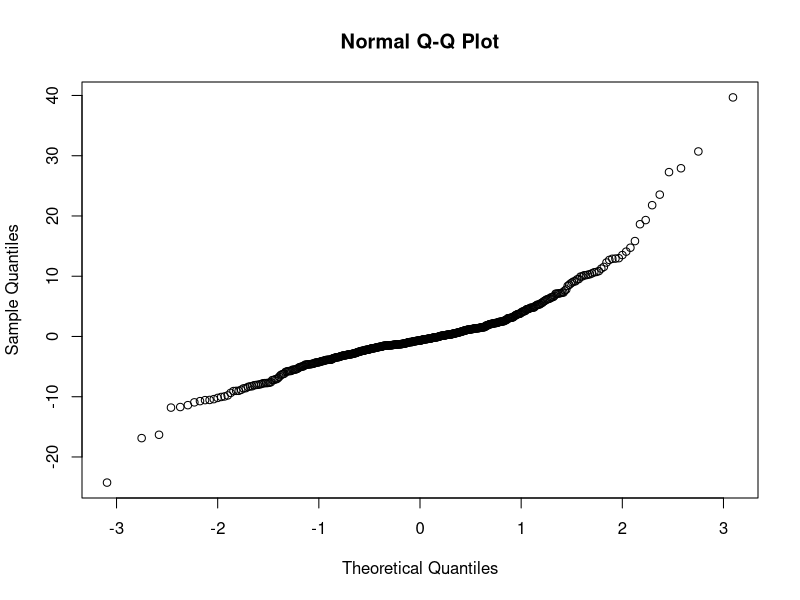
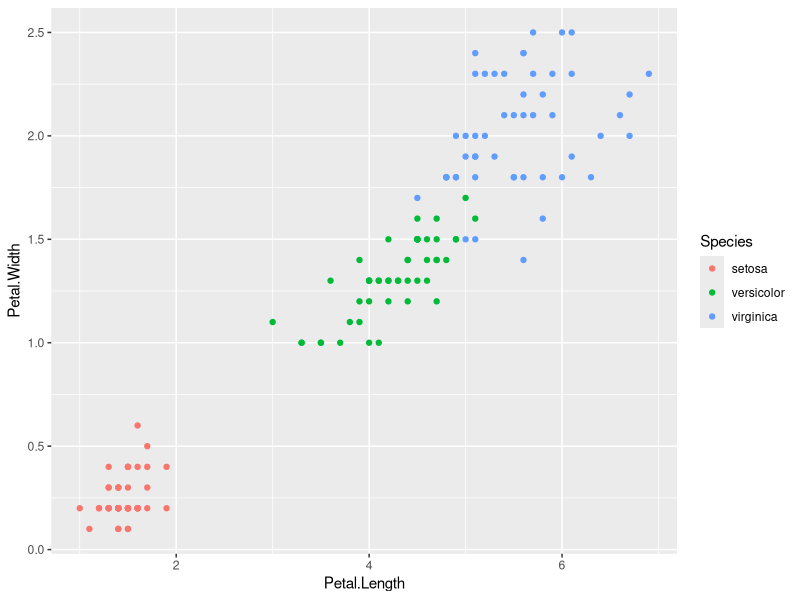

Write R code to recreate these figures, in order.
## ---- chunk 1
library(MASS)
data("Boston")
## ---- chunk 2
ajuste = lm(medv~crim+chas+rm+age+dis, data = Boston)
ajuste
## ---- chunk 3
qqnorm(ajuste$residuals)
## ---- chunk 4
ajuste = lm(medv~crim+chas+rm+age+dis+rm*chas, data = Boston)
summary(ajuste)
## ---- chunk 5
library(ggplot2)
data("diamonds")
## ---- chunk 6
lm(price~carat*cut, data = diamonds)
## ---- chunk 7
library(dplyr)
library(ggplot2)
iris %>% 
 ggplot(aes(x = Petal.Length, y = Petal.Width, color = Species)) +
  geom_point()
## ---- chunk 8
iris = iris %>% 
  mutate(is_virginica = Species == "virginica")
glm(is_virginica~Petal.Length+Petal.Width, 
    family = binomial, data = iris)
